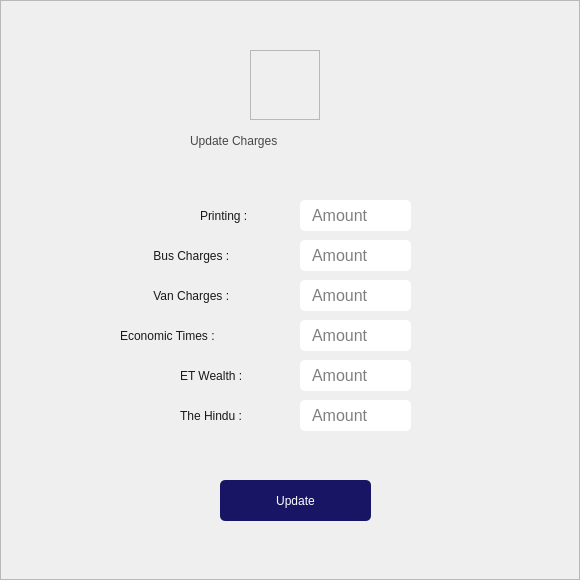
<?xml version="1.0" encoding="UTF-8"?>
<ui version="4.0">
 <class>MainWindow</class>
 <widget class="QMainWindow" name="MainWindow">
  <property name="geometry">
   <rect>
    <x>0</x>
    <y>0</y>
    <width>580</width>
    <height>580</height>
   </rect>
  </property>
  <property name="minimumSize">
   <size>
    <width>580</width>
    <height>580</height>
   </size>
  </property>
  <property name="maximumSize">
   <size>
    <width>580</width>
    <height>580</height>
   </size>
  </property>
  <property name="windowTitle">
   <string>MainWindow</string>
  </property>
  <widget class="QWidget" name="centralwidget">
   <widget class="QFrame" name="frame">
    <property name="geometry">
     <rect>
      <x>0</x>
      <y>0</y>
      <width>580</width>
      <height>580</height>
     </rect>
    </property>
    <property name="styleSheet">
     <string notr="true">background:url(:/home/updatechargsBg.png)</string>
    </property>
    <property name="frameShape">
     <enum>QFrame::StyledPanel</enum>
    </property>
    <property name="frameShadow">
     <enum>QFrame::Raised</enum>
    </property>
    <widget class="QLabel" name="label">
     <property name="geometry">
      <rect>
       <x>190</x>
       <y>120</y>
       <width>201</width>
       <height>41</height>
      </rect>
     </property>
     <property name="styleSheet">
      <string notr="true">QLabel{
		color:rgb(71, 71, 71);
		font: 22pt &quot;FONTSPRING DEMO - Grotesco Book bold &quot;;
background:transparent;
}</string>
     </property>
     <property name="text">
      <string>Update Charges</string>
     </property>
    </widget>
    <widget class="QFrame" name="frame_2">
     <property name="geometry">
      <rect>
       <x>250</x>
       <y>50</y>
       <width>70</width>
       <height>70</height>
      </rect>
     </property>
     <property name="styleSheet">
      <string notr="true">background:url(:/home/updatechrg.png)</string>
     </property>
     <property name="frameShape">
      <enum>QFrame::StyledPanel</enum>
     </property>
     <property name="frameShadow">
      <enum>QFrame::Raised</enum>
     </property>
    </widget>
    <widget class="QLabel" name="label_4">
     <property name="geometry">
      <rect>
       <x>200</x>
       <y>200</y>
       <width>91</width>
       <height>31</height>
      </rect>
     </property>
     <property name="styleSheet">
      <string notr="true">QLabel{
		color:rgb(25, 25, 25);
		font: 16pt &quot;FONTSPRING DEMO - Grotesco Book&quot;;
background:transparent;
}</string>
     </property>
     <property name="text">
      <string>Printing :</string>
     </property>
    </widget>
    <widget class="QLineEdit" name="lineEdit_17">
     <property name="geometry">
      <rect>
       <x>300</x>
       <y>200</y>
       <width>111</width>
       <height>31</height>
      </rect>
     </property>
     <property name="font">
      <font>
       <family>Segoe UI</family>
       <pointsize>12</pointsize>
      </font>
     </property>
     <property name="autoFillBackground">
      <bool>false</bool>
     </property>
     <property name="styleSheet">
      <string notr="true">QLineEdit {
	background:WHITE;
	border-radius: 5px;
	padding-left: 10px;
}
QLineEdit:hover {
	border: 2px solid rgb(64, 71, 88);
}
QLineEdit:focus {
	border: 2px solid rgb(91, 101, 124);
}</string>
     </property>
     <property name="inputMask">
      <string comment="D"/>
     </property>
     <property name="maxLength">
      <number>32767</number>
     </property>
     <property name="cursorPosition">
      <number>0</number>
     </property>
     <property name="readOnly">
      <bool>false</bool>
     </property>
     <property name="placeholderText">
      <string>Amount</string>
     </property>
    </widget>
    <widget class="QLabel" name="label_5">
     <property name="geometry">
      <rect>
       <x>150</x>
       <y>240</y>
       <width>141</width>
       <height>31</height>
      </rect>
     </property>
     <property name="styleSheet">
      <string notr="true">QLabel{
		color:rgb(25, 25, 25);
		font: 16pt &quot;FONTSPRING DEMO - Grotesco Book&quot;;
background:transparent;
}</string>
     </property>
     <property name="text">
      <string> Bus Charges :</string>
     </property>
    </widget>
    <widget class="QLineEdit" name="lineEdit_18">
     <property name="geometry">
      <rect>
       <x>300</x>
       <y>240</y>
       <width>111</width>
       <height>31</height>
      </rect>
     </property>
     <property name="font">
      <font>
       <family>Segoe UI</family>
       <pointsize>12</pointsize>
      </font>
     </property>
     <property name="autoFillBackground">
      <bool>false</bool>
     </property>
     <property name="styleSheet">
      <string notr="true">QLineEdit {
	background:WHITE;
	border-radius: 5px;
	padding-left: 10px;
}
QLineEdit:hover {
	border: 2px solid rgb(64, 71, 88);
}
QLineEdit:focus {
	border: 2px solid rgb(91, 101, 124);
}</string>
     </property>
     <property name="inputMask">
      <string comment="D"/>
     </property>
     <property name="maxLength">
      <number>32767</number>
     </property>
     <property name="cursorPosition">
      <number>0</number>
     </property>
     <property name="readOnly">
      <bool>false</bool>
     </property>
     <property name="placeholderText">
      <string>Amount</string>
     </property>
    </widget>
    <widget class="QLineEdit" name="lineEdit_19">
     <property name="geometry">
      <rect>
       <x>300</x>
       <y>280</y>
       <width>111</width>
       <height>31</height>
      </rect>
     </property>
     <property name="font">
      <font>
       <family>Segoe UI</family>
       <pointsize>12</pointsize>
      </font>
     </property>
     <property name="autoFillBackground">
      <bool>false</bool>
     </property>
     <property name="styleSheet">
      <string notr="true">QLineEdit {
	background:WHITE;
	border-radius: 5px;
	padding-left: 10px;
}
QLineEdit:hover {
	border: 2px solid rgb(64, 71, 88);
}
QLineEdit:focus {
	border: 2px solid rgb(91, 101, 124);
}</string>
     </property>
     <property name="inputMask">
      <string comment="D"/>
     </property>
     <property name="maxLength">
      <number>32767</number>
     </property>
     <property name="cursorPosition">
      <number>0</number>
     </property>
     <property name="readOnly">
      <bool>false</bool>
     </property>
     <property name="placeholderText">
      <string>Amount</string>
     </property>
    </widget>
    <widget class="QLineEdit" name="lineEdit_20">
     <property name="geometry">
      <rect>
       <x>300</x>
       <y>320</y>
       <width>111</width>
       <height>31</height>
      </rect>
     </property>
     <property name="font">
      <font>
       <family>Segoe UI</family>
       <pointsize>12</pointsize>
      </font>
     </property>
     <property name="autoFillBackground">
      <bool>false</bool>
     </property>
     <property name="styleSheet">
      <string notr="true">QLineEdit {
	background:WHITE;
	border-radius: 5px;
	padding-left: 10px;
}
QLineEdit:hover {
	border: 2px solid rgb(64, 71, 88);
}
QLineEdit:focus {
	border: 2px solid rgb(91, 101, 124);
}</string>
     </property>
     <property name="inputMask">
      <string comment="D"/>
     </property>
     <property name="maxLength">
      <number>32767</number>
     </property>
     <property name="cursorPosition">
      <number>0</number>
     </property>
     <property name="readOnly">
      <bool>false</bool>
     </property>
     <property name="placeholderText">
      <string>Amount</string>
     </property>
    </widget>
    <widget class="QLabel" name="label_8">
     <property name="geometry">
      <rect>
       <x>180</x>
       <y>360</y>
       <width>101</width>
       <height>31</height>
      </rect>
     </property>
     <property name="styleSheet">
      <string notr="true">QLabel{
		color:rgb(25, 25, 25);
		font: 16pt &quot;FONTSPRING DEMO - Grotesco Book&quot;;
background:transparent;
}</string>
     </property>
     <property name="text">
      <string>ET Wealth :</string>
     </property>
    </widget>
    <widget class="QLineEdit" name="lineEdit_21">
     <property name="geometry">
      <rect>
       <x>300</x>
       <y>360</y>
       <width>111</width>
       <height>31</height>
      </rect>
     </property>
     <property name="font">
      <font>
       <family>Segoe UI</family>
       <pointsize>12</pointsize>
      </font>
     </property>
     <property name="autoFillBackground">
      <bool>false</bool>
     </property>
     <property name="styleSheet">
      <string notr="true">QLineEdit {
	background:WHITE;
	border-radius: 5px;
	padding-left: 10px;
}
QLineEdit:hover {
	border: 2px solid rgb(64, 71, 88);
}
QLineEdit:focus {
	border: 2px solid rgb(91, 101, 124);
}</string>
     </property>
     <property name="inputMask">
      <string comment="D"/>
     </property>
     <property name="maxLength">
      <number>32767</number>
     </property>
     <property name="cursorPosition">
      <number>0</number>
     </property>
     <property name="readOnly">
      <bool>false</bool>
     </property>
     <property name="placeholderText">
      <string>Amount</string>
     </property>
    </widget>
    <widget class="QLabel" name="label_9">
     <property name="geometry">
      <rect>
       <x>180</x>
       <y>400</y>
       <width>111</width>
       <height>31</height>
      </rect>
     </property>
     <property name="styleSheet">
      <string notr="true">QLabel{
		color:rgb(25, 25, 25);
		font: 16pt &quot;FONTSPRING DEMO - Grotesco Book&quot;;
background:transparent;
}</string>
     </property>
     <property name="text">
      <string>The Hindu :</string>
     </property>
    </widget>
    <widget class="QLineEdit" name="lineEdit_22">
     <property name="geometry">
      <rect>
       <x>300</x>
       <y>400</y>
       <width>111</width>
       <height>31</height>
      </rect>
     </property>
     <property name="font">
      <font>
       <family>Segoe UI</family>
       <pointsize>12</pointsize>
      </font>
     </property>
     <property name="autoFillBackground">
      <bool>false</bool>
     </property>
     <property name="styleSheet">
      <string notr="true">QLineEdit {
	background:WHITE;
	border-radius: 5px;
	padding-left: 10px;
}
QLineEdit:hover {
	border: 2px solid rgb(64, 71, 88);
}
QLineEdit:focus {
	border: 2px solid rgb(91, 101, 124);
}</string>
     </property>
     <property name="inputMask">
      <string comment="D"/>
     </property>
     <property name="maxLength">
      <number>32767</number>
     </property>
     <property name="cursorPosition">
      <number>0</number>
     </property>
     <property name="readOnly">
      <bool>false</bool>
     </property>
     <property name="placeholderText">
      <string>Amount</string>
     </property>
    </widget>
    <widget class="QPushButton" name="pushButton_5">
     <property name="geometry">
      <rect>
       <x>220</x>
       <y>480</y>
       <width>151</width>
       <height>41</height>
      </rect>
     </property>
     <property name="cursor">
      <cursorShape>PointingHandCursor</cursorShape>
     </property>
     <property name="styleSheet">
      <string notr="true">QPushButton{
	color:White;
    font: 500 12pt &quot;Segoe UI &quot;;
	background:rgb(24, 22, 100);
	border-radius:5px
}

QPushButton:hover
{
color:rgb(0, 0, 0);
    
	font: 500 12pt &quot;Segoe UI &quot;;
border-radius:5px;
background:white;
}
QPushButton:pressed {	
	background-color: rgb(85, 170, 255);
}</string>
     </property>
     <property name="text">
      <string>Update</string>
     </property>
     <property name="autoDefault">
      <bool>false</bool>
     </property>
     <property name="default">
      <bool>false</bool>
     </property>
    </widget>
    <widget class="QLabel" name="label_6">
     <property name="geometry">
      <rect>
       <x>150</x>
       <y>280</y>
       <width>141</width>
       <height>31</height>
      </rect>
     </property>
     <property name="styleSheet">
      <string notr="true">QLabel{
		color:rgb(25, 25, 25);
		font: 16pt &quot;FONTSPRING DEMO - Grotesco Book&quot;;
background:transparent;
}</string>
     </property>
     <property name="text">
      <string> Van Charges :</string>
     </property>
    </widget>
    <widget class="QLabel" name="label_7">
     <property name="geometry">
      <rect>
       <x>120</x>
       <y>320</y>
       <width>171</width>
       <height>31</height>
      </rect>
     </property>
     <property name="styleSheet">
      <string notr="true">QLabel{
		color:rgb(25, 25, 25);
		font: 16pt &quot;FONTSPRING DEMO - Grotesco Book&quot;;
background:transparent;
}</string>
     </property>
     <property name="text">
      <string>Economic Times :</string>
     </property>
    </widget>
   </widget>
  </widget>
 </widget>
 <resources>
  <include location="resources/homeicon.qrc"/>
 </resources>
 <connections/>
</ui>
